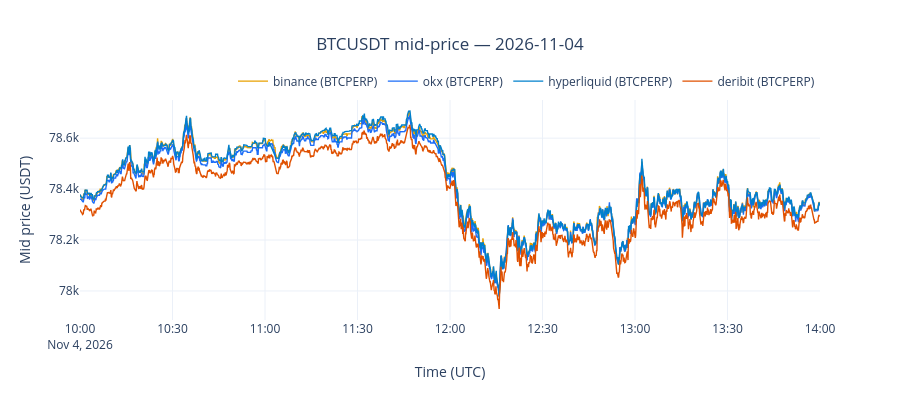

Write notebook code for a chart like this one.
### Markdown cell above
## 4. Order-book reconstruction

### Code cell
_ACTION_CLEAR, _ACTION_DELETE, _SIDE_BUY = 4, 3, 1

def reconstruct_bbo(deltas):
    """Walk deltas inside the window and return an array of (ts_seconds, bid, ask) at each snapshot boundary."""
    s0, s1 = int(START.timestamp() * 1e9), int(END.timestamp() * 1e9)
    bids, asks, rows = {}, {}, []
    for d in deltas:
        if not (s0 <= d.ts_event <= s1):
            continue
        action = int(d.action)
        if action == _ACTION_CLEAR:
            bids.clear(); asks.clear(); continue
        if d.order is None:
            continue
        book = bids if int(d.order.side) == _SIDE_BUY else asks
        price, size = float(d.order.price), float(d.order.size)
        if action == _ACTION_DELETE or size == 0:
            book.pop(price, None)
        else:
            book[price] = size
        if int(d.flags) & 1 and bids and asks:
            b, a = max(bids), min(asks)
            if b < a:
                rows.append((d.ts_event / 1e9, b, a))
    return np.array(rows)

BBO = {v: reconstruct_bbo(d) for v, d in DELTAS.items()}

fig = go.Figure()
for venue, arr in BBO.items():
    step = max(1, len(arr) // 2000)
    t = [datetime.fromtimestamp(x, tz=timezone.utc) for x in arr[::step, 0]]
    fig.add_trace(go.Scatter(x=t, y=(arr[::step, 1] + arr[::step, 2]) / 2, name=f"{venue} (BTCPERP)",
                             line=dict(color=COLORS.get(venue, "#888"), width=1.4)))
fig.update_layout(title=dict(text=f"BTCUSDT mid-price — {DATE}", x=0.5), template="plotly_white", height=400,
                  xaxis_title="Time (UTC)", yaxis_title="Mid price (USDT)",
                  legend=dict(orientation="h", yanchor="bottom", y=1.02, xanchor="right", x=1))
fig.show()
ipy_display(Image(fig.to_image(format="png", scale=2, width=950)))

### Figure 1 — Plotly figure (JSON) as saved in the notebook; plotly's stock layout.template omitted (floating-point values rounded to 4 significant figures; data arrays with more than 128 entries replaced by an {"elided": "..."} marker saying what was removed)
{"data": [{"line": {"color": "#E8A000", "width": 1.4}, "name": "binance (BTCPERP)", "type": "scatter", "x": {"elided": "2023 str values"}, "y": {"elided": "2023 float values"}}, {"line": {"color": "#1B6CF7", "width": 1.4}, "name": "okx (BTCPERP)", "type": "scatter", "x": {"elided": "2027 str values"}, "y": {"elided": "2027 float values"}}, {"line": {"color": "#0080CC", "width": 1.4}, "name": "hyperliquid (BTCPERP)", "type": "scatter", "x": {"elided": "2668 str values"}, "y": {"elided": "2668 float values"}}, {"line": {"color": "#E05000", "width": 1.4}, "name": "deribit (BTCPERP)", "type": "scatter", "x": {"elided": "2023 str values"}, "y": {"elided": "2023 float values"}}], "layout": {"height": 400, "legend": {"orientation": "h", "x": 1, "xanchor": "right", "y": 1.02, "yanchor": "bottom"}, "title": {"text": "BTCUSDT mid-price — 2026-11-04", "x": 0.5}, "xaxis": {"title": {"text": "Time (UTC)"}}, "yaxis": {"title": {"text": "Mid price (USDT)"}}}}
